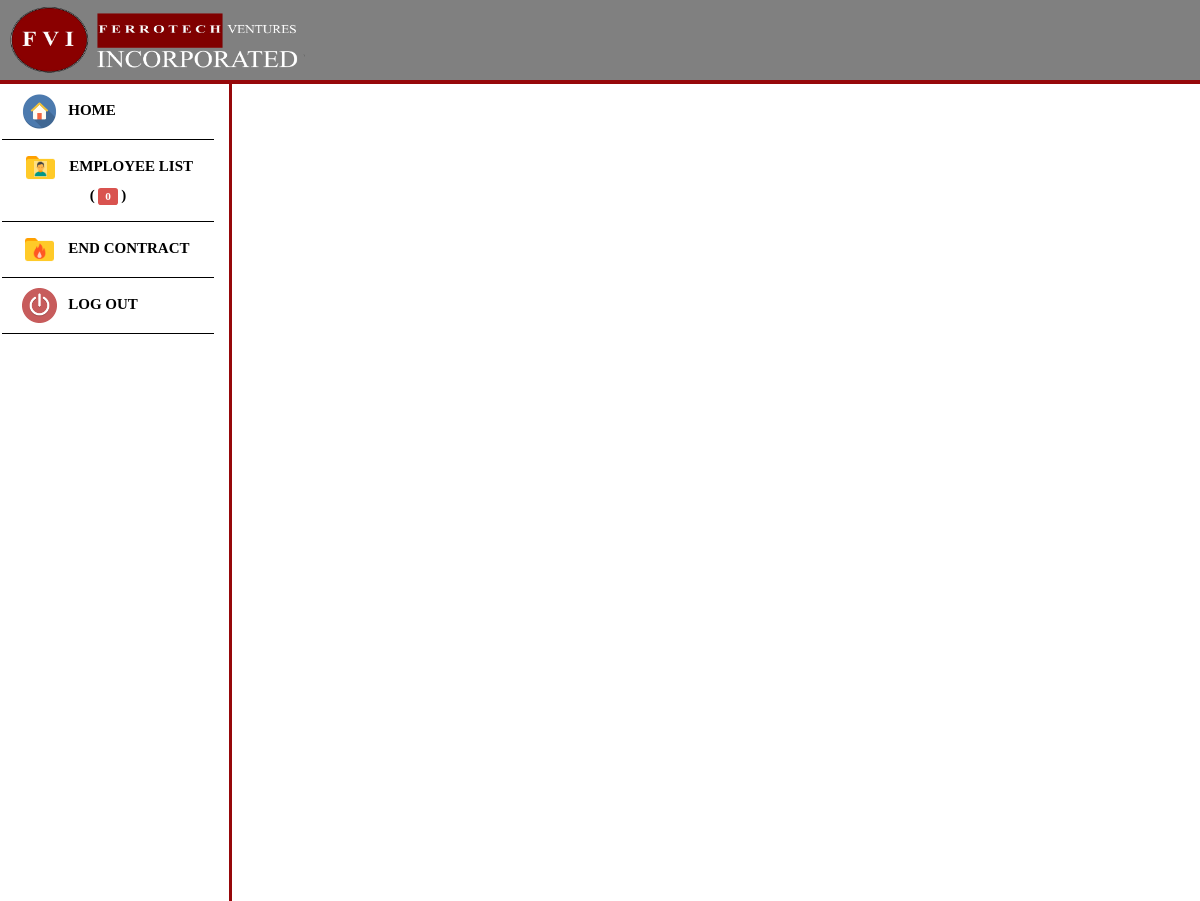
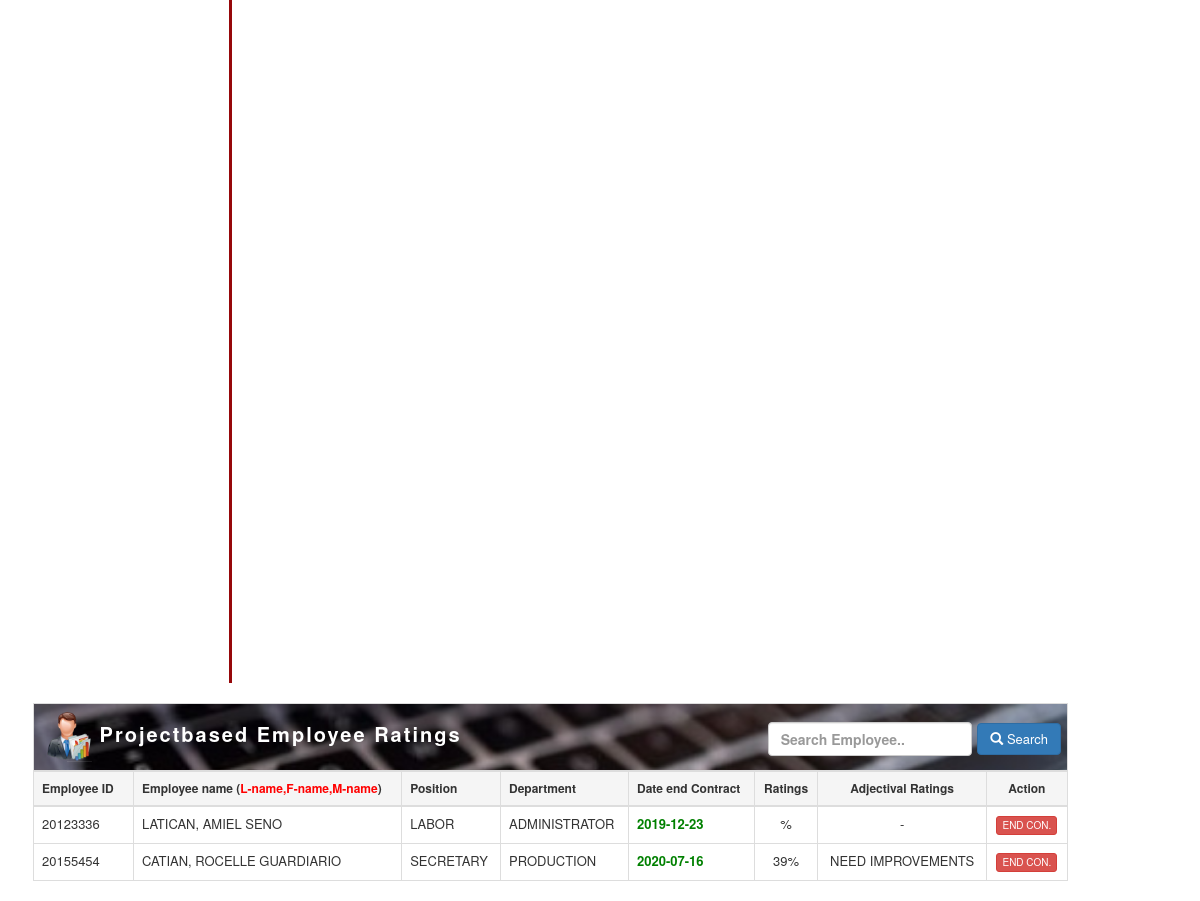
The page /projectbasedeval_list.php (signed in) on the database its author committed (2 pictures, top to bottom).
### tables this page shows
CREATE TABLE `tbl_applicants` (
  `ID` int(11) NOT NULL,
  `a_id` text NOT NULL,
  `a_fname` varchar(26) NOT NULL,
  `a_lname` varchar(26) NOT NULL,
  `a_mname` varchar(26) NOT NULL,
  `a_gender` varchar(6) NOT NULL,
  `a_civilStatus` varchar(10) NOT NULL,
  `a_contactNumber` varchar(15) NOT NULL,
  `a_religion` varchar(100) NOT NULL,
  `a_birthday` date NOT NULL,
  `a_age` int(2) NOT NULL,
  `a_region` varchar(255) NOT NULL,
  `a_provine` varchar(255) NOT NULL,
  `a_city` varchar(255) NOT NULL,
  `a_brgy` varchar(255) NOT NULL,
  `a_education` varchar(255) NOT NULL,
  `a_masters` varchar(255) NOT NULL,
  `a_empRecords` varchar(255) NOT NULL,
  `a_dateApplied` date NOT NULL,
  `a_position` varchar(255) NOT NULL,
  `a_dateApproved` date NOT NULL,
  `a_status` text NOT NULL
);

CREATE TABLE `tbl_applicant_field` (
  `ID` int(11) NOT NULL,
  `a_id` text NOT NULL,
  `a_superior` varchar(255) NOT NULL,
  `a_department` varchar(255) NOT NULL,
  `a_contactPerson` varchar(26) NOT NULL,
  `a_contactPersonNum` int(11) NOT NULL,
  `a_tax` varchar(255) NOT NULL,
  `a_tin` varchar(255) NOT NULL,
  `a_sss` varchar(255) NOT NULL,
  `a_pagibin` varchar(255) NOT NULL,
  `a_philHealth` varchar(255) NOT NULL,
  `a_dateHired` date NOT NULL,
  `a_dateEnd` date NOT NULL
);

CREATE TABLE `tbl_ratings` (
  `ID` int(11) NOT NULL,
  `a_id` text NOT NULL,
  `a_type` varchar(25) NOT NULL,
  `a_rate` varchar(25) NOT NULL,
  `a_date` date NOT NULL
);

### projectbasedeval_list.php (the view, shortened to what this page needs)
<!DOCTYPE html>
<html>
<head>
     <link rel="stylesheet" href="Bootstrap_Files/libs/bootstrap/css/bootstrap.min.css" />
    <link rel="stylesheet" type="text/css" href="css/sidebar.css">
</head>
<body>
<nav class="navbar navbar-inverse" style="background-color:gray; border: 0px; border-bottom:4px solid rgb(150, 8, 10); border-radius: 0; padding: 5px;">
  <div class="container-fluid">
    <img style="margin-left: -1%;" src="images/header.png" width="300px" height="70px">
  </div>
</nav>
<div class="sidebar col-sm-12 col-md-12 col-lg-6" style="margin-top:-20px;">
<a href="home.php" style="text-decoration: none;">
  <li>
    <span style="font-family: 'Calibri'">
      <img src="images/icons8-home-96.png" height="35px"> &nbsp; HOME
    </span>
  </li>
</a>
<li class="dropdown" style="font-family: 'Calibri'">
  <?php
  if(isset($_POST['search_val'])){
      $val = $_POST['search_v'];
      $query = mysql_query("SELECT * from tbl_applicants where (a_lname like '%$val%' OR a_fname like '%$val%' OR a_mname like '%$val%' OR a_id like '%$val%') ORDER BY a_dateApplied ASC")or die(mysql_error());
    }else{
      $query = mysql_query("SELECT * from tbl_applicants ORDER BY a_dateApplied ASC")or die(mysql_error());
    }
    $count_notify = 0;
    while($row = mysql_fetch_array($query)){
      $id = $row['a_id'];
      $info = mysql_query("SELECT * from tbl_applicant_field where a_id = '$id' ORDER BY ID DESC")or die(mysql_error());
      $rowz = mysql_fetch_array($info)
  ?>
    <?php
    $end = $rowz['a_dateEnd'];
    if($end <= date("Y-m-d")){
      $dat = '<b style="color:red">Expired</b>';
    }
  }
  if(isset($_POST['search_val'])){
      $val = $_POST['search_v'];
      $query = mysql_query("SELECT * from tbl_applicants where a_status = 'Casual' AND (a_lname like '%$val%' OR a_fname like '%$val%' OR a_mname like '%$val%' OR a_id like '%$val%') ORDER BY a_dateApplied ASC")or die(mysql_error());
    }else{
      $query = mysql_query("SELECT * from tbl_applicants where a_status = 'Casual' ORDER BY a_dateApplied ASC")or die(mysql_error());
    }
    while($row = mysql_fetch_array($query)){
      $id = $row['a_id'];
      $info = mysql_query("SELECT * from tbl_applicant_field where a_id = '$id' ORDER BY ID DESC")or die(mysql_error());
      $rowz = mysql_fetch_array($info)
  ?>
    <?php
    $end = $rowz['a_dateEnd'];
    if($end <= date("Y-m-d")){
      $dat = '<b style="color:red">Expired</b>';
    }
  }
  if(isset($_POST['search_val'])){
      $val = $_POST['search_v'];
      $query = mysql_query("SELECT * from tbl_applicants where a_status = 'Project Based' AND (a_lname like '%$val%' OR a_fname like '%$val%' OR a_mname like '%$val%' OR a_id like '%$val%') ORDER BY a_dateApplied ASC")or die(mysql_error());
    }else{
      $query = mysql_query("SELECT * from tbl_applicants where a_status = 'Project Based' ORDER BY a_dateApplied ASC")or die(mysql_error());
    }
    while($row = mysql_fetch_array($query)){
      $id = $row['a_id'];
      $info = mysql_query("SELECT * from tbl_applicant_field where a_id = '$id' ORDER BY ID DESC")or die(mysql_error());
      $rowz = mysql_fetch_array($info)
  ?>
    <?php
    $end = $rowz['a_dateEnd'];
    if($end <= date("Y-m-d")){
      $dat = '<b style="color:red">Expired</b>';
    }
  }
  if(isset($_POST['search_val'])){
      $val = $_POST['search_v'];
      $query = mysql_query("SELECT * from tbl_applicants where a_status = 'Regular' AND (a_lname like '%$val%' OR a_fname like '%$val%' OR a_mname like '%$val%' OR a_id like '%$val%') ORDER BY a_dateApplied ASC")or die(mysql_error());
    }else{
      $query = mysql_query("SELECT * from tbl_applicants where a_status = 'Regular' ORDER BY a_dateApplied ASC")or die(mysql_error());
    }
    while($row = mysql_fetch_array($query)){
      $id = $row['a_id'];
      $info = mysql_query("SELECT * from tbl_applicant_field where a_id = '$id' ORDER BY ID DESC")or die(mysql_error());
      $rowz = mysql_fetch_array($info)
  ?>
    <?php
    $end = $rowz['a_dateEnd'];
    if($end <= date("Y-m-d")){
      $dat = '<b style="color:red">Expired</b>';
    }
  }
  ?>
  <label class="dropbtn"><span><img src="images/icons8-user-folder-96.png" height="35px"></span> &nbsp; EMPLOYEE LIST ( <label class="label label-danger"><?= $count_notify ?></label> )</label>
</li>
<a href="endcon_list.php" style="text-decoration: none;">
  <li>
    <span style="font-family: 'Calibri'">
      <img src="images/icons8-burn-folder-96.png" height="35px"> &nbsp; END CONTRACT
    </span>
  </li>
</a>
<a type="button" data-toggle="modal" data-target="#logout" style="text-decoration: none;">
<li>
  <span style="font-family: 'Calibri'">
    <img src="images/off.png" height="35px"> &nbsp; LOG OUT
  </span>
</li>
</a>
</div>
<?php
    include('dbcon.php');
?>
<div class="table-responsive container col-xs-6 col-md-6 col-lg-6" style="margin-left:18px;  width: 1065px;">
  <table class="table table-hover table-bordered" cellpadding="10px">
  <thead>
<tr>
<br>
<th colspan="8" style="font-weight: bold; background-image: url(images/r.jpg); background-repeat: no-repeat; background-size: cover; color:white; font-size:20px; "> <img src="images/emp_rating.png" height="50px" width="50px"><b style="letter-spacing: 2px; font-size: 20px; letter-spacing:2px;"> Projectbased Employee Ratings</b>
<div class="form-inline navbar-right">
<form method="POST"  style="margin-right:9px; margin-top: 10px;">
 <input type="text" name="search_v" class="search-query form-control" placeholder="Search Employee.." required>
      <button class="btn btn-primary" type="submit" name="search_val" style="font-size: 13px; margin-right: 4px;"><span class="glyphicon glyphicon-search"></span> Search</button>
</div>
</th>
</tr>
</thead>
  <thead>
    <tr class="active" style="font-weight: bold; font-size: 12px;">
      <th width="100">Employee ID</th>
       <th>Employee name  (<l style="color:red;">L-name,F-name,M-name</l>)</th>
      <th>Position</th>
      <th>Department</th>
      <th>Date end Contract</th>
      <th><center>Ratings</center></th>
      <th><center>Adjectival Ratings</center></th>
      <th><center>Action</center></th>
    </tr>
  </thead>
  <?php
    if(isset($_POST['search_val'])){
      $val = $_POST['search_v'];
      $query = mysql_query("SELECT * from tbl_applicants where a_status = 'Project Based' AND (a_lname like '%$val%' OR a_fname like '%$val%' OR a_mname like '%$val%' OR a_id like '%$val%')")or die(mysql_error());
    }else{
      $query = mysql_query("SELECT * from tbl_applicants where a_status = 'Project Based'")or die(mysql_error());
    }
 if(mysql_num_rows($query) == 0){
        ?>
       <tr>
        <td colspan="8"><center><h2><b><p style="color:red; letter-spacing: 3px; font-size: 25px;"><img src="images/Mazenl77-NX11-Folder-Default.ico" height="40px;" width="50px;">NO RECORD FOUND</p></b></h2></center></td>
        </tr>
        <?php
      }else{
      while($row=mysql_fetch_array($query)){
    ?>
    <?php
      $id = $row['a_id'];
      $info = mysql_query("SELECT * from tbl_applicant_field where a_id = '$id' ORDER BY ID DESC")or die(mysql_error());
      $rowz = mysql_fetch_array($info)
  ?>
  <tr style="text-transform: uppercase; font-size: 13px;">
    <td><?php echo $row['a_id'] ; ?></td>
    <td><?php echo $row['a_lname'] . ", " . $row['a_fname'] . " " . $row['a_mname']; ?></td>
    <td><?php echo $row['a_position'] ; ?></td>
    <td><?php echo $rowz['a_department'] ; ?></td>
    <?php
    $end = $rowz['a_dateEnd'];
    if($end <= date("Y-m-d")){
      $dd = date("Y-m-d");
      $d1 = new DateTime($dd);
      $d2 = new DateTime($end);
      $diff = $d2->diff($d1);
      if($diff->y <= 0){
        $dat = '<b style="color:red">'.$end.'</b>';
      }else{
        $dat = '<b style="color:green">'.$end.'</b>';
      }
    }
    ?>
    <td><?php echo $dat ; ?></td>
    <?php
      $id = $row['a_id'];
      $ratings = mysqli_query($conn, "SELECT * FROM tbl_ratings WHERE a_id = '$id' AND a_type = 'Project based'");
      $rate_row = mysqli_fetch_array($ratings);
      $ratez = $rate_row['a_rate'];
      if($ratez <= 51){
        $adjective = 'Need Improvements';
      }elseif($ratez <= 52 || $ratez <= 64){
         $adjective = 'Below Average';
      }elseif($ratez <= 65 || $ratez <= 77){
         $adjective = 'Meet Expectation';
      }elseif($ratez <= 78 || $ratez <= 89){
         $adjective = 'Commendable';
      }elseif($ratez <= 90 || $ratez <= 100){
         $adjective = 'Outstanding';
      }
      if(empty($ratez)){
        $adjective = "-";
      }
    ?>
    <td><center><?php echo $rate_row['a_rate'] . "%" ; ?></center></td>
    <td><center><?php echo $adjective; ?></center></td>
    <?php
    if($end <= date("Y-m-d")){
      ?>
      <td><center><a href="projectbased_endconform.php?id=<?= $row['a_id'] ?>&projectbased" class="btn btn-xs btn-danger" style="font-size: 10px;">End Con.</a></center></td>
      <?php
    }
    ?>
  </tr>
  <?php
}
    }
  ?>
  </table>
</div>
</body>
</html>

### css/sidebar.css (style rules this page uses)
body { margin: 0px 0px; padding: 0px 0px; }
* { margin: 0px 0px; padding: 0px 0px; }
.sidebar { background-color:white; border-right:solid rgb(150, 8, 10); margin-left: -8px; width: 20%; height: 1500px; }
li { font-weight: bold; list-style-type: none; color: black; padding: 10px 20px; border-bottom:1px solid black; font-family: oblique; font-size: 15px; margin-left: -5px; }
li label, .dropbtn { display: inline-block; color: black; text-align: center; text-decoration: none; }

### rows shown on the page
tbl_applicants: a "20123336", a_lname "LATICAN", a_fname "AMIEL", a_mname "SENO", a_position "LABOR", tbl_applicant_field.a_department "ADMINISTRATOR", tbl_applicant_field.a_dateEnd "2019-12-23", adjective "-"
tbl_applicants: a "20155454", a_lname "CATIAN", a_fname "ROCELLE", a_mname "GUARDIARIO", a_position "SECRETARY", tbl_applicant_field.a_department "PRODUCTION", tbl_applicant_field.a_dateEnd "2020-07-16", tbl_ratings.a_rate "39", tbl_ratings.a_rate "NEED IMPROVEMENTS"

### other values the page prints
$count_notify "0"
